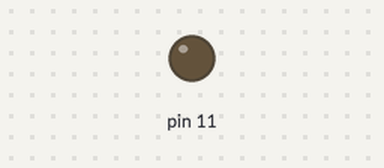
The sketch below on a simulated Arduino Mega 2560, built with avr-gcc and run on an emulated ATmega2560. Parts: output pins drawn as LEDs (lit = HIGH).

Above: at 0.03 s.
Timing chart, 0 to 3.0 s (numbered marks = the images above):
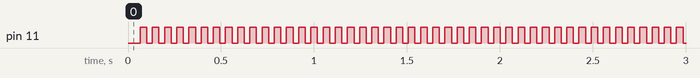

Measured:
- by itself, pin 11: alternates HIGH for 0.04 s and LOW for 0.03 s
- by itself, everything shown: repeats every 12.2 s, in 38 steps

The sketch:

pwm_10bit.ino.ino
```cpp
// PWM output example - 10 bit
// Tristan Hill - January,15,2016

void setup() {
  // put your setup code here, to run once:

  // PWM OUTPUT
  // Set up timer to toggle OC1A (PB5, pin11) on match of OCR1A in Fast PWM mode

  // 10 bit fast pwm mode, normal port operation
  // TCCR1A |= B10000011;
  TCCR1A |= (1<<COM1A1) | (1<<WGM11) | (1<<WGM10);

  // set up timer with prescaler and Fast 10 bit PWM mode
  // I cant figure out why i hvae to turn OFF the bits in CS0:2 (TWH)

  // prescale 1 (none)
  //TCCR1B |= (1<<WGM12)  | (1<<CS10);                //CS12:0=001 -> 15625 kHz
  //TCCR1B &= ~(1<<CS11) & ~(1<<CS12);

  // prescale 8
  //TCCR1B |= (1<<WGM12)  | (1<<CS11) ;               //CS12:0=010 -> 1.95 kHz
  //TCCR1B &= ~(1<<CS10) & ~(1<<CS12);

  // prescale 64
  //TCCR1B |= (1<<WGM12)  | (1<<CS11) | (1<<CS10);    //CS12:0=011 -> 244.1 Hz
  //TCCR1B &= ~(1<<CS12);

  // prescale 256
  //TCCR1B |= (1<<WGM12)  | (1<<CS12);                //CS12:0=100 -> 61.0 Hz
  //TCCR1B &= ~(1<<CS10) & ~(1<<CS11);

  // prescale 1024
  TCCR1B |= (1<<WGM12)  | (1<<CS12) | (1<<CS10);      //CS12:0=101 -> 15.3 Hz
  TCCR1B &= ~(1<<CS11);

  // Set compare value to 1Hz at 16MHz AVR clock ???
  // whenever a match occurs OC1A toggles
  OCR1A = 555 ; // this values controls the duty cycle, duty(%)=OCR1A/255*100

  //DDRB |= B00100000; // PB5 (pin 11 on mega) as output
  DDRB |= (1<<PB5); //data direction register
}

void loop() {
  // put your main code here, to run repeatedly:

  delay(100);

}
```
